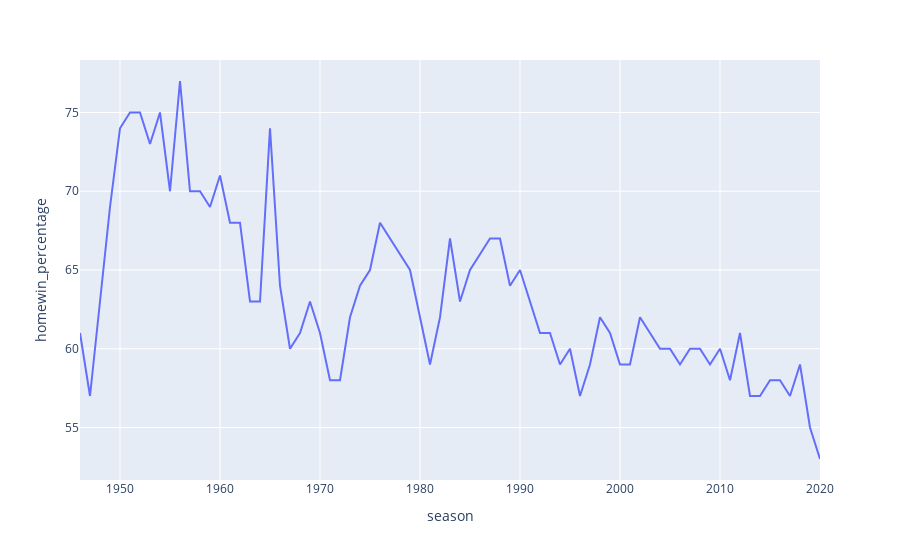

Here is the notebook cell this chart was saved with:
### Markdown cell above
### 6. From 1949 to 2020, how did home game game won percentage among all the games change over time?

### Code cell
### From 1949 to 2020, how did home game game won percentage among all the games change over time?

query = '''
        select (game1.season_id-20000) as season, round(100 * count(game1.wl_home)/game2.total_game,3) as homewin_percentage
        from game as game1
        join (select game_id,season_id, count(wl_home) as total_game from game group by season_id) as game2
        on game1.season_id = game2.season_ID
        where game1.wl_home ='W'
        group by game1.season_id
          '''



fig = pd.read_sql(query,connection)
print(fig)
px.line(fig,x='season',y='homewin_percentage')

### Figure 1 — Plotly figure (JSON) as saved in the notebook; plotly's stock layout.template omitted (floating-point values rounded to 4 significant figures)
{"data": [{"hovertemplate": "season=%{x}<br>homewin_percentage=%{y}<extra></extra>", "legendgroup": "", "line": {"color": "#636efa", "dash": "solid"}, "marker": {"symbol": "circle"}, "mode": "lines", "name": "", "orientation": "v", "showlegend": false, "type": "scatter", "x": [1946, 1947, 1948, 1949, 1950, 1951, 1952, 1953, 1954, 1955, 1956, 1957, 1958, 1959, 1960, 1961, 1962, 1963, 1964, 1965, 1966, 1967, 1968, 1969, 1970, 1971, 1972, 1973, 1974, 1975, 1976, 1977, 1978, 1979, 1980, 1981, 1982, 1983, 1984, 1985, 1986, 1987, 1988, 1989, 1990, 1991, 1992, 1993, 1994, 1995, 1996, 1997, 1998, 1999, 2000, 2001, 2002, 2003, 2004, 2005, 2006, 2007, 2008, 2009, 2010, 2011, 2012, 2013, 2014, 2015, 2016, 2017, 2018, 2019, 2020], "xaxis": "x", "y": [61, 57, 63, 69, 74, 75, 75, 73, 75, 70, 77, 70, 70, 69, 71, 68, 68, 63, 63, 74, 64, 60, 61, 63, 61, 58, 58, 62, 64, 65, 68, 67, 66, 65, 62, 59, 62, 67, 63, 65, 66, 67, 67, 64, 65, 63, 61, 61, 59, 60, 57, 59, 62, 61, 59, 59, 62, 61, 60, 60, 59, 60, 60, 59, 60, 58, 61, 57, 57, 58, 58, 57, 59, 55, 53], "yaxis": "y"}], "layout": {"legend": {"tracegroupgap": 0}, "margin": {"t": 60}, "xaxis": {"anchor": "y", "domain": [0, 1], "title": {"text": "season"}}, "yaxis": {"anchor": "x", "domain": [0, 1], "title": {"text": "homewin_percentage"}}}}
